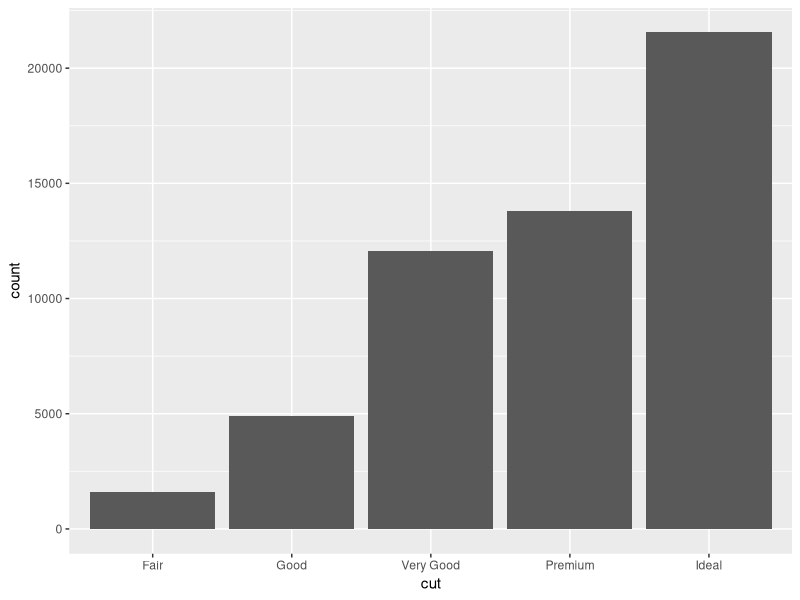
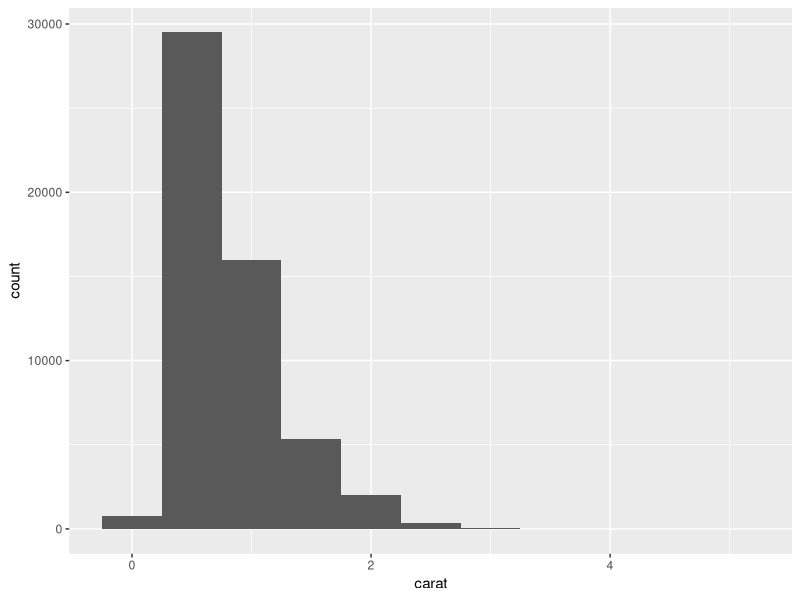
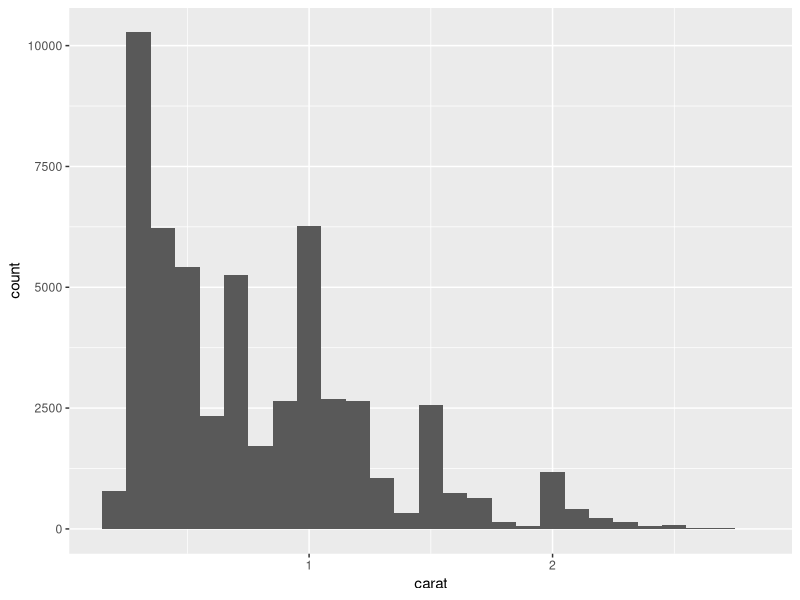
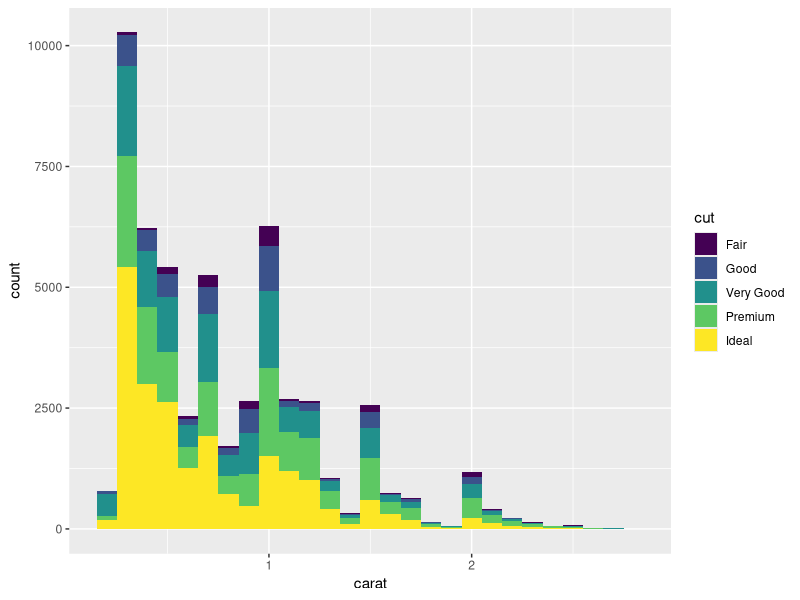
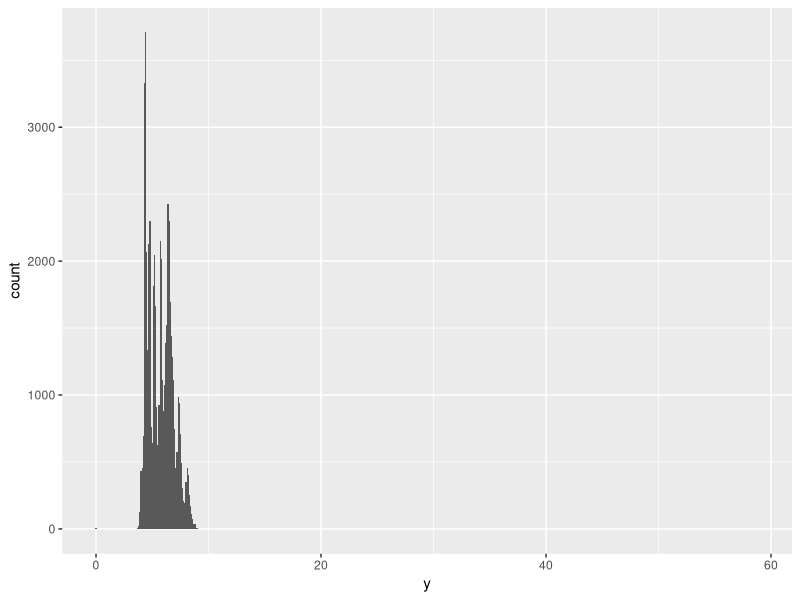
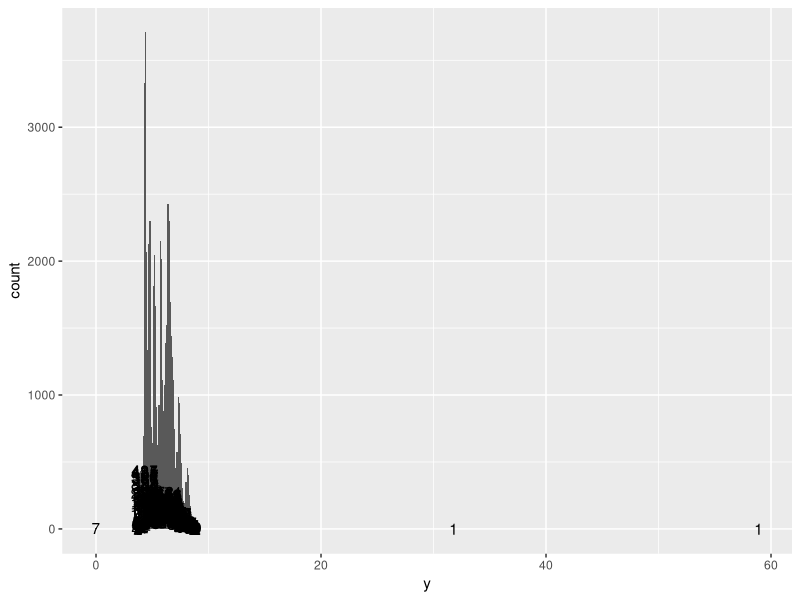
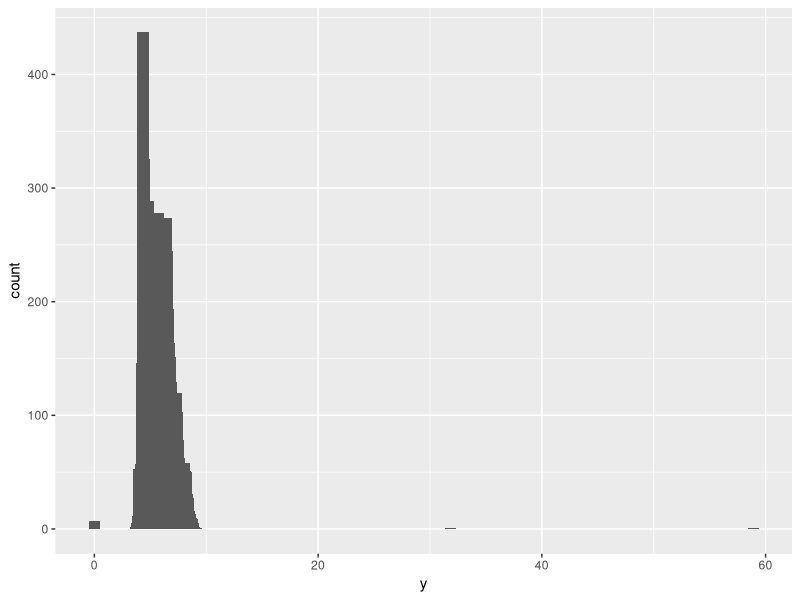
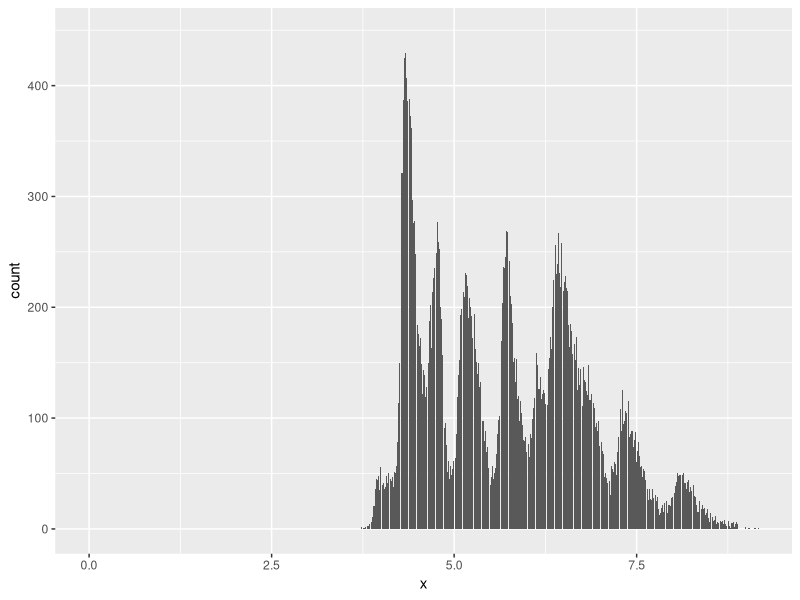

These charts were generated, in order, by the following R code:
#23-0211 #sat 02:19

library(tidyverse)

diamonds
diamonds |> group_by(cut) |> summarise(n = n())
diamonds |> count(cut)
diamonds |> ggplot(aes(x = cut)) + geom_bar()

#그래프
diamonds |> ggplot(aes(x = carat)) + 
  geom_histogram(binwidth = .5)
args(geom_histogram)

diamonds |> dim()
diamonds$carat |> n_distinct()
range(diamonds$carat) #최소 #최대

summary(diamonds)
args(cut_width)

#연속형의 수량을 계산할 때 -----------------------------
diamonds |> count(cut_width(carat, .1)) #중요

#수량 변경한 후 그래프
diamonds |> filter(carat < 3) -> smaller
smaller |> ggplot(aes(x = carat)) + 
  geom_histogram(binwidth = .1)

smaller |> ggplot(aes(x = carat)) + 
  geom_histogram(binwidth = .1, aes(fill = cut))

#faithful
faithfuld

#이상값
smaller |> ggplot(aes(x = y, y = stat(count))) +
  geom_histogram(binwidth = .1) 

smaller |> ggplot(aes(x = y)) +
  geom_histogram(binwidth = .1) +
  geom_text(aes(label = ..count..), stat = "count")
  #geom_label(aes(label = stat(count)), stat = "count")

  
  smaller |> ggplot(aes(x = y, y = stat(count))) +
    geom_bar(width = 1)
  
  args(geom_bar)
args(geom_label)
args(geom_text)



args(geom_text)


#dataset 만들기
smaller |> count(cut_width(y, width = 1))

smaller -> smaller2
smaller2
summary(smaller2)

  #EDA x, y
smaller |> count(cut_width(x, width = 1))
smaller |> count(cut_width(z, width = 1))

smaller |> ggplot(aes(x = x)) + 
  geom_histogram(stat = "count")

smaller |> ggplot(aes(x = z)) + 
  geom_histogram(stat = "count") +
  coord_cartesian(ylim = c(0,50))






























